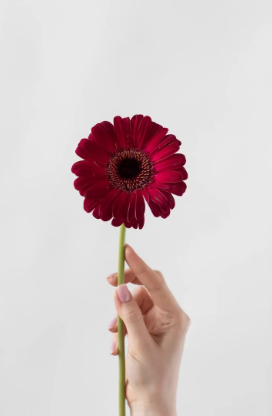
#> input picture images/image.png, 272 x 416 px, found by its file name
$ jupyter execute lab_report_01.ipynb
#> lines starting #> are read from the running program, lines starting #| are printed output that depends on the picture
[cell 1]
import cv2
import matplotlib.pyplot as plt

# Load the image from file
image = cv2.imread('images\image.png')
#> image is the input picture: shape (416, 272, 3); mean B, G, R 201.6, 201.5, 213.2

# Convert the image from BGR (OpenCV default) to RGB
image = cv2.cvtColor(image, cv2.COLOR_BGR2RGB)

# Separate the image into Red, Green, and Blue channels
red_channel, green_channel, blue_channel = cv2.split(image)
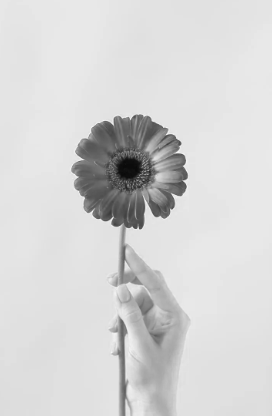
#> red_channel: shape (416, 272); min 10, max 246, mean 213.2
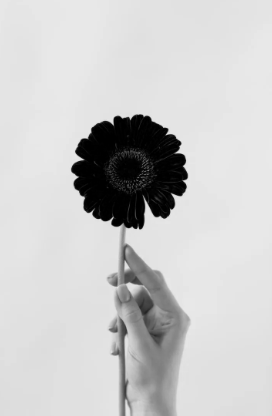
#> green_channel: shape (416, 272); min 0, max 233, mean 201.5
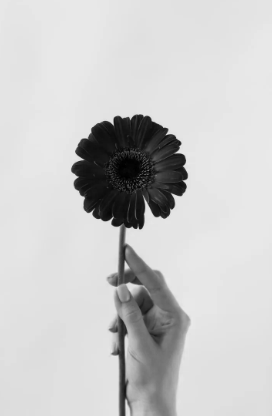
#> blue_channel: shape (416, 272); min 0, max 233, mean 201.6

# Create a figure for displaying results
plt.figure(figsize=(10, 6))

# Show original image
plt.subplot(2, 2, 1)
plt.imshow(image)
plt.title("Original Image")
plt.axis('off')

# Show Red channel
plt.subplot(2, 2, 2)
plt.imshow(red_channel, cmap='Reds')
plt.title("Red Channel")
plt.axis('off')

# Show Green channel
plt.subplot(2, 2, 3)
plt.imshow(green_channel, cmap='Greens')
plt.title("Green Channel")
plt.axis('off')

# Show Blue channel
plt.subplot(2, 2, 4)
plt.imshow(blue_channel, cmap='Blues')
plt.title("Blue Channel")
plt.axis('off')

# Reduce white gaps between subplots and render plots
plt.subplots_adjust(left=0.05, right=0.98, top=0.96, bottom=0.04, wspace=0.08, hspace=0.06)
plt.show()
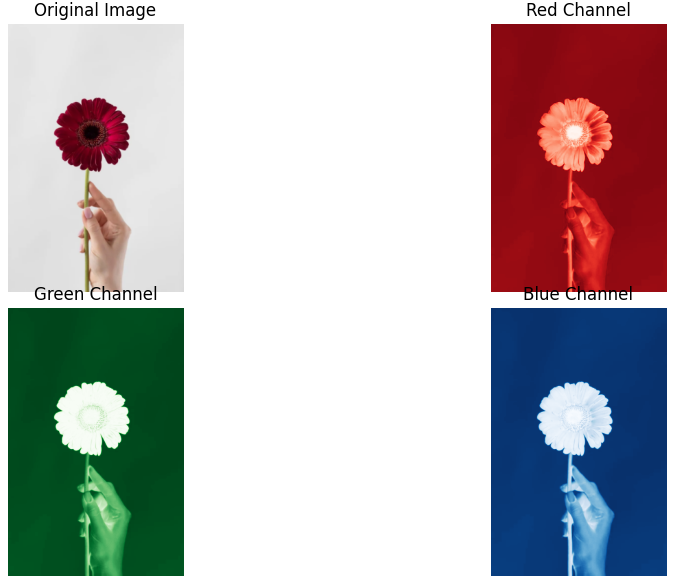
#> figure drawn by matplotlib, 4 panels
